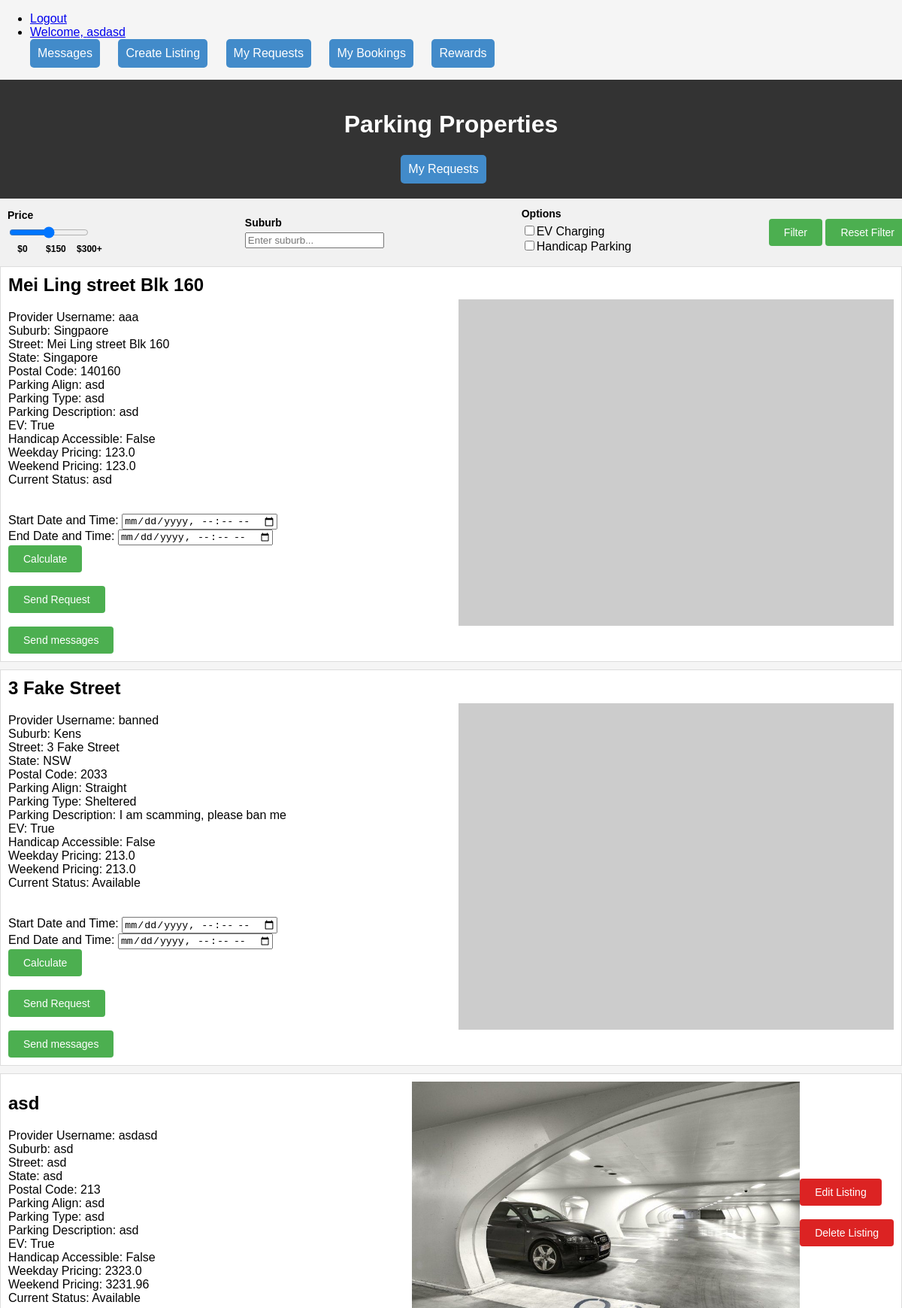
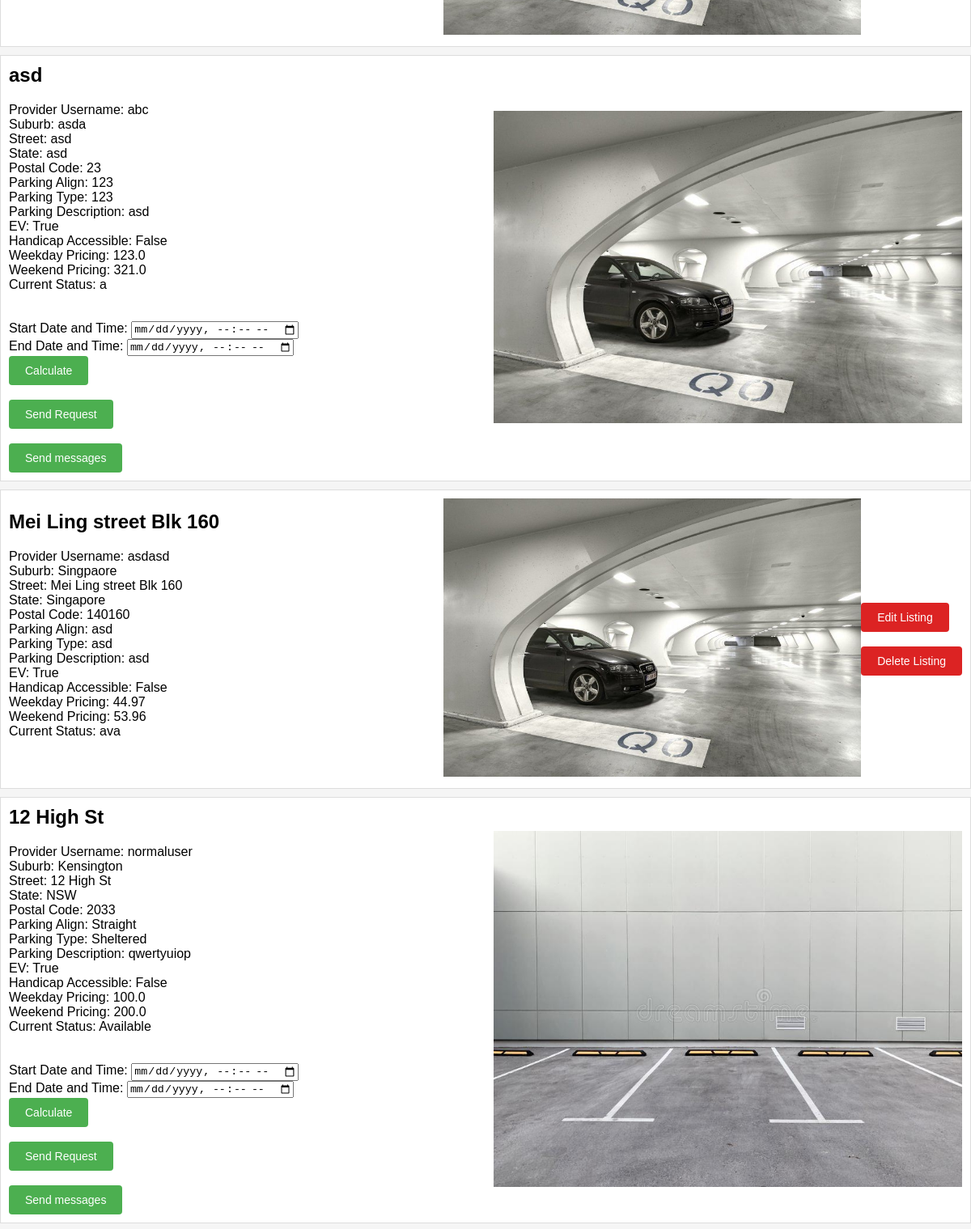
Page / (signed in, upper part) on the committed database (2 pictures, top to bottom).
### members/models.py (models this page shows)
class Property(models.Model):
    id  = models.AutoField(unique=True, primary_key=True)
    name = models.CharField(max_length=20,default="")
    providerid = models.ForeignKey(user, on_delete=models.CASCADE)
    suburb = models.CharField(max_length=30)
    state = models.CharField(max_length=30)
    street = models.CharField(max_length=30)
    postal = models.IntegerField()
    parking_allign = models.CharField(max_length=30)
    parking_type = models.CharField(max_length=30)
    description = models.CharField(max_length=30)
    ev = models.BooleanField()
    handicap = models.BooleanField()
    price_weekday = models.FloatField(max_length=5)
    price_weekend = models.FloatField(max_length=5)
    status = models.CharField(max_length=20)
    deleted = models.BooleanField()
    property_image = models.ImageField(null=True, blank=True, upload_to="property_images/")

### members/views.py (the view, shortened to what this page needs)
# urls.py: path('', views.homepage, name="homepage"),
def homepage(request):
	listings = Property.objects.all()
	users = User.objects.all()
	return render(request=request, template_name="header.html", context={'listings':listings})

### templates/header.html (shortened to what this page needs)
<!DOCTYPE html>
<html>
  <head>
  </head>
 <body>
    {% include 'navbar.html' %}
    {% include 'chatbot.html' %}
  </body>
</head>
<body>
  <form method="post" action="my-requests/">
  {% if user.is_authenticated %}
  <div id="header">
    <h1>Parking Properties</h1>
      <input type="submit" class="my-button" onclick="location.href='my-requests'" value="My Requests"></button>
  </div>
  {%endif%}
  </form>
  <form method="post">
  {% if user.is_authenticated %}
  <div class="sidebar">
    <div class="filter-section">
      <h3>Price</h3>
      <input type="range" class="slider" id="price-slider" name="price-slider" min="0" max="300" value="150">
      <div>
        <span class="slider-value">$0</span>
        <span class="slider-value">$150</span>
        <span class="slider-value">$300+</span>
      </div>
    </div>
    <div class="filter-section">
      <h3>Suburb</h3>
      <input type="text" name="suburb-input" id="suburb-input"placeholder="Enter suburb...">
    </div>
    <div class="filter-section">
      <h3>Options</h3>
      <div class="checkbox-group">
        <label><input type="checkbox" id="ev-checkbox" name="ev-checkbox">EV Charging</label>
        <label><input type="checkbox" id="handicap-checkbox" name="handicap-checkbox">Handicap Parking</label>
      </div>
    </div>
    <div>
    <button type="submit" class="submit-button" id="filter-req" name="filter-req" value="True">Filter</button>
    <button type="submit" class="submit-button"name="reset-filt" id="reset-filt" value="True">Reset Filter</button>
    </div>
  </div>
  </form>
    {%for list in listings%}
    <li class="property">
          <div class="property-info">
            <h2>{{list.street}}</h2>
            <p>Provider Username: {{list.providerid}}</p>
            <p>Suburb: {{list.suburb}}</p>
            <p>Street: {{list.street}}</p>
            <p>State: {{list.state}}</p>
            <p>Postal Code: {{list.postal}}</p>
            <p>Parking Align: {{list.parking_allign}}</p>
            <p>Parking Type: {{list.parking_type}}</p>
            <p>Parking Description: {{list.description}}</p>
            <p>EV: {{list.ev}}</p>
            <p>Handicap Accessible: {{list.handicap}}</p>
            <p>Weekday Pricing: {{list.price_weekday}}</p>
            <p>Weekend Pricing: {{list.price_weekend}}</p>
            <p>Current Status: {{list.status}}</p>
            <br><br>
            <form method="post">
              {% if user.username != list.providerid.username %}
              <form method="post"  style="display: inline;">
                <label for="start-datetime">Start Date and Time:</label>
                <input type="datetime-local" id="start-datetime" name="start_datetime" required>
                <br>
                <label for="end-datetime">End Date and Time:</label>
                <input type="datetime-local" id="end-datetime" name="end_datetime" required>
                <br>
                <button type="submit" class="submit-button" name="calc-req" id="calc-req" value="{{list.id}}">Calculate</button>
                <br><br>
                <button type="submit" class="submit-button" name="send-req" id="send-req" value="{{list.id}}">Send Request</button>
              </form>
              <br>
              {% if user.username != list.providerid.username %}
              <form method="POST" action="{% url 'send_dm'%}" style="display: inline;">
                  <button type="submit" name="receiver" id="receiver" value="{{list.providerid}}" class = "submit-button">Send messages</button>
              </form>
              {%endif%}
              {%endif%}
            </form>
          </div>
          <div class="property-image">
            {% if list.property_image %}
              <img src="{{list.property_image.url}}" alt="Parking Property Image"  style="width:100%;max-width:700px">
            {%else%}
              <img src="https://via.placeholder.com/400x300" alt="Parking Property Image">
            {%endif%}
          </div>
          <div>
            {%if user == list.providerid %}
            <form method="POST" action="{% url 'edit-listing'%}">
              <button type="submit" class="delete-button" name="property-id" value="{{list.id}}">Edit Listing</button>
            </form>
            <br>
            <form method="post">
              <button type="submit" class="delete-button" name="property-id" value="{{list.id}}">Delete Listing</button>
            </form>
            {%endif%}
          </div>
        </li>
    {%endfor%}
{%endif%}
</body>
</html>

### templates/navbar.html (shortened to what this page needs)
<nav class="navbar navbar-expand-lg navbar-light bg-light">
      <ul class="navbar-nav mr-auto">
        {% if user.is_authenticated %}
        <li class="nav-item">
          <a class="nav-link" href="/logout">Logout</a>
        </li>
        <li class="nav-item">
          <a class="nav-link" href="#">Welcome, {{user.username}}</a>
        </li>
        <div class = "navbar-label">
        <form method="POST" action="{% url 'get_dm'%}" style="display: inline;">
             <button type="submit" class = "my-button">Messages</button>
         </form>
        <button class="my-button" onclick="location.href='create-listing'">Create Listing</button>
        <button class="my-button" onclick="location.href='my-requests'">My Requests</button>
        <button class="my-button" onclick="location.href='my-bookings'">My Bookings</button>
        <button class="my-button" onclick="location.href='reward-points'">Rewards</button>
        </div>
        {% else %}
        <li class="nav-item">
          <a class="nav-link" href="/login">Login</a>
        </li>
        {% endif %}
      </ul>
  </nav>

### templates/chatbot.html (shortened to what this page needs)
<!DOCTYPE html>
<html>
<head>
</head>
<body>
</body>
</html>

### templates/header.html (style rules this page uses)
.sidebar { top: 0; left: 0; width: 100%; height: 70px; background-color: #f1f1f1; padding: 10px; display: flex; align-items: center; justify-content: space-between; flex-wrap: nowrap; overflow-x: auto; }
.filter-section { margin-right: 20px; }
.filter-section h3 { margin-top: 0; margin-bottom: 5px; font-size: 14px; }
.checkbox-group { margin-bottom: 5px; }
.checkbox-group label { display: block; }
.slider { width: 80%; }
.slider-value { display: inline-block; width: 40px; text-align: center; font-weight: bold; font-size: 12px; }
.submit-button { background-color: #4CAF50; color: white; padding: 10px 20px; border: none; border-radius: 4px; cursor: pointer; font-size: 14px; transition: background-color 0.3s; }
.delete-button { background-color: #dc2323; color: white; padding: 10px 20px; border: none; border-radius: 4px; cursor: pointer; font-size: 14px; transition: background-color 0.3s; }
.my-button { top: 20px; margin-right: 20px; padding: 10px; background-color: #428bca; color: white; border: none; border-radius: 5px; font-size: 16px; cursor: pointer; }
body { font-family: Arial, sans-serif; background-color: #f5f5f5; margin: 0; padding: 0; }
#header { background-color: #333; color: rgb(255, 255, 255); padding: 20px; text-align: center; }
.property { background-color: rgb(255, 255, 255); border: 1px solid #ddd; margin-bottom: 10px; padding: 10px; display: flex; flex-wrap: wrap; justify-content: space-between; align-items: center; }
.property-info { flex: 1; margin-right: 20px; }
.property-info h2 { margin-top: 0; }
.property-info p { margin: 0; }
.property-image { flex: 1; }
.property-image img { width: 100%; height: auto; }

### templates/navbar.html (style rules this page uses)
.my-button { top: 20px; margin-right: 20px; padding: 10px; background-color: #428bca; color: white; border: none; border-radius: 5px; font-size: 16px; cursor: pointer; }

### templates/chatbot.html (style rules this page uses)
body { overflow-x: hidden; }

### rows in the picture
Property: street "Mei Ling street Blk 160", providerid "aaa", suburb "Singpaore", state "Singapore", postal "140160", parking_allign "asd", parking_type "asd", description "asd", ev "True", handicap "False", price_weekday "123.0", price_weekend "123.0", status "asd", {{ list.id }} 1 (drawn)
Property: street "3 Fake Street", providerid "banned", suburb "Kens", state "NSW", postal "2033", parking_allign "Straight", parking_type "Sheltered", description "I am scamming, please ban me", ev "True", handicap "False", price_weekday "213.0", price_weekend "213.0", status "Available", {{ list.id }} 6 (drawn)
Property: street "asd", providerid "asdasd", suburb "asd", state "asd", postal "213", parking_allign "asd", parking_type "asd", description "asd", ev "True", handicap "False", price_weekday "2323.0", price_weekend "3231.96", status "Available", property_image (picture), {{ list.id }} 10 (drawn)
Property: street "asd", providerid "abc", suburb "asda", state "asd", postal "23", parking_allign "123", parking_type "123", description "asd", ev "True", handicap "False", price_weekday "123.0", price_weekend "321.0", status "a", {{ list.id }} 11 (drawn), property_image (picture)
Property: street "Mei Ling street Blk 160", providerid "asdasd", suburb "Singpaore", state "Singapore", postal "140160", parking_allign "asd", parking_type "asd", description "asd", ev "True", handicap "False", price_weekday "44.97", price_weekend "53.96", status "ava", property_image (picture), {{ list.id }} 12 (drawn)
Property: street "12 High St", providerid "normaluser", suburb "Kensington", state "NSW", postal "2033", parking_allign "Straight", parking_type "Sheltered", description "qwertyuiop", ev "True", handicap "False", price_weekday "100.0", price_weekend "200.0", status "Available", {{ list.id }} 13 (drawn), property_image (picture)

### other values in the picture
{{ user.username }} "asdasd"
